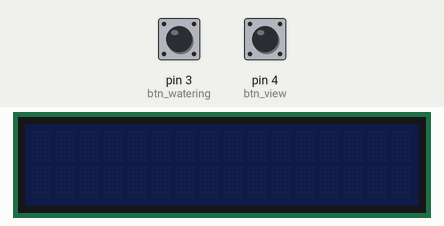
Simulated run of this sketch. Board: Arduino Uno, built with avr-gcc and run on an emulated ATmega328P. Shown: 16×2 character LCD. The inputs (shaded band) are chosen by the test bench; at power-on: pin 4 (btn_view) LOW, pin 3 (btn_watering) LOW. The local clock reads 2024-03-15 10:24:30 at power-on unless the sketch sets it; storage starts empty; what the sketch prints to the serial monitor is not drawn.

Above: at 1.8 s.
1.9 s: pin 4 (btn_view) pulled HIGH for 1 s
At 3.4 s:
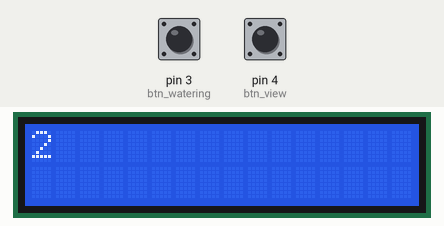
6.5 s: pin 4 (btn_view) pulled HIGH for 0.65 s
At 6.87 s:
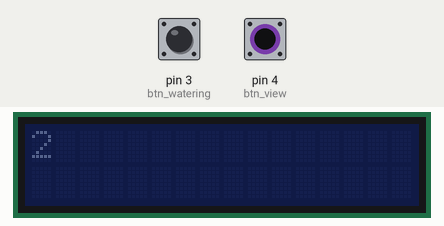
Timing chart, 0 to 9.5 s (numbered marks = the images above; inputs shaded):
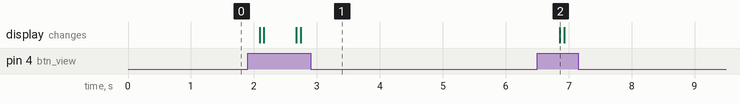

The sketch:

S_180302.ino
```cpp
#include <Wire.h>										//ðàçäåëèòü spi 180318 - ðàáîòàåò âòîðàÿ êíîïêà
#include <iarduino_RTC.h>
#include <LiquidCrystal_I2C.h>
#include <SPI.h>
#include <SD.h>
const uint8_t PIN_CS = 10;								// íîìåð âûâîäà CS àäàïòåðà SD ++
const uint8_t btn_watering = 3;							// íîìåð âõîäà, ïîäêëþ÷åííûé ê êíîïêå "ïîëèâ"
const uint8_t btn_view = 4;								// íîìåð âõîäà, ïîäêëþ÷åííûé ê êíîïêå "ïîêàçàòü"

int btn_state_watering = 0;								// ïåðåìåííàÿ äëÿ õðàíåíèÿ ñîñòîÿíèÿ êíîïêè "ïîëèâ"
int btn_state_view = 0;									// ïåðåìåííàÿ äëÿ õðàíåíèÿ ñîñòîÿíèÿ êíîïêè "ïîêàçàòü"

int sensorPin_A = 0;
int sensorValue_A = 0;
int sensorPin_B = 1;
int sensorValue_B = 0;
int sensorPin_C = 2;
int sensorValue_C = 0;

int power_A = 5;
int power_B = 6;
int power_C = 7;
int time_r = 0;
int x = 0;												// âðåìåííàÿ ïåð äëÿ ïðîâåðêè íàðàñòàíèÿ êíîïêè
File myFile;											// ñîçäà¸ì ïåðåìåííóþ myFile
iarduino_RTC time(RTC_DS3231);
LiquidCrystal_I2C lcd(0x3F, 16, 2);						// Óñòàíàâëèâàåì äèñïëåé

void setup()
{
	time.begin();
	Wire.begin();
	pinMode(btn_watering, INPUT);						// èíèöèàëèçèðóåì ïèí, ïîäêëþ÷åííûé ê êíîïêå, êàê âõîä
	pinMode(btn_view, INPUT);							// èíèöèàëèçèðóåì ïèí, ïîäêëþ÷åííûé ê êíîïêå, êàê âõîä
	pinMode(power_A, OUTPUT);
	pinMode(power_B, OUTPUT);
	pinMode(power_C, OUTPUT);
	Serial.begin(9600);									// îòêðûâàåì ïîðò
	while (!Serial) { ; }
	Serial.println("open my port");
	if (!SD.begin(PIN_CS))								// èíèöèàëèçàöèÿ SD êàðòû ñ óêàçàíèåì íîìåðà âûâîäà CS
	{
		myFile.println("SD-card not found");
		Serial.println("SD-card not found");			// îøèáêà èíèöèàëèçàöèè êàðòû
	}
}

void loop()
{
	myFile = SD.open("iarduino.txt", FILE_WRITE);

	btn_state_watering = digitalRead(btn_watering);		// ñ÷èòûâàåì çíà÷åíèÿ ñ âõîäà êíîïêè "ïîëèâ"
	if (btn_state_watering == HIGH)						// ïðîâåðÿåì íàæàòà ëè êíîïêà
	{
		Serial.println(";;; Watering;");
		myFile.print(time.gettime("d-m-Y; H:i:s"));		// âûâîäèì âðåìÿ
		myFile.println(";;; Watering;");				// ïèøåì "Ïîëèâ"
		delay(500);
	}


	btn_state_view = digitalRead(btn_view);				// ñ÷èòûâàåì çíà÷åíèÿ ñ âõîäà êíîïêè "ïîêàçàòü"
	if (btn_state_view == HIGH)							// ïðîâåðÿåì íàæàòà ëè êíîïêà
	{
		x = x + 1;

		lcd.noBacklight();
		Serial.println(x);
		lcd.init();
		lcd.backlight();
		lcd.print(x);

	}

	if (x == 3) {
		x = 0;

	}
		//{
		//	lcd.noBacklight();
		//	Serial.println("view2");
		//	lcd.init();
		//	lcd.backlight();								// Âêëþ÷àåì ïîäñâåòêó äèñïëåÿ
		//	lcd.print("view2");
		//	lcd.setCursor(8, 1);
		//	lcd.print("LCD 1602");
		//	delay(500);
		//}

		Serial.println(time.gettime("s"));
		delay(500);
		time.gettime();
		time_r = time.seconds;

		if (time_r == 00)									// åñëè ïðîøëà 60 ñåêóíäà
		{
			Serial.println("ok time");

			digitalWrite(power_A, HIGH);					// âêëþ÷àåì ïèòàíèå íà äàò÷èêàõ
			digitalWrite(power_B, HIGH);
			digitalWrite(power_C, HIGH);
			delay(100);
			sensorValue_A = analogRead(sensorPin_A);
			sensorValue_B = analogRead(sensorPin_B);
			sensorValue_C = analogRead(sensorPin_C);

			Serial.println(time.gettime("d-m-Y; H:i:s"));
			Serial.println(sensorValue_A);


			myFile.print(time.gettime("d-m-Y; H:i:s"));		// âûâîäèì âðåìÿ
			myFile.print("; ");
			myFile.print(sensorValue_A);
			myFile.print("; ");
			myFile.print(sensorValue_B);
			myFile.print("; ");
			myFile.print(sensorValue_C);
			myFile.println("; ");
			digitalWrite(power_A, LOW);						// âûêëþ÷àåì ïèòàíèå íà äàò÷èêàõ
			digitalWrite(power_B, LOW);
			digitalWrite(power_C, LOW);
		}
		myFile.close();									// çàêðûâàåì ôàéë

}
```

Measured:
- after the input at 6.5 s, the display: changes after 0.36 s (image 2)
